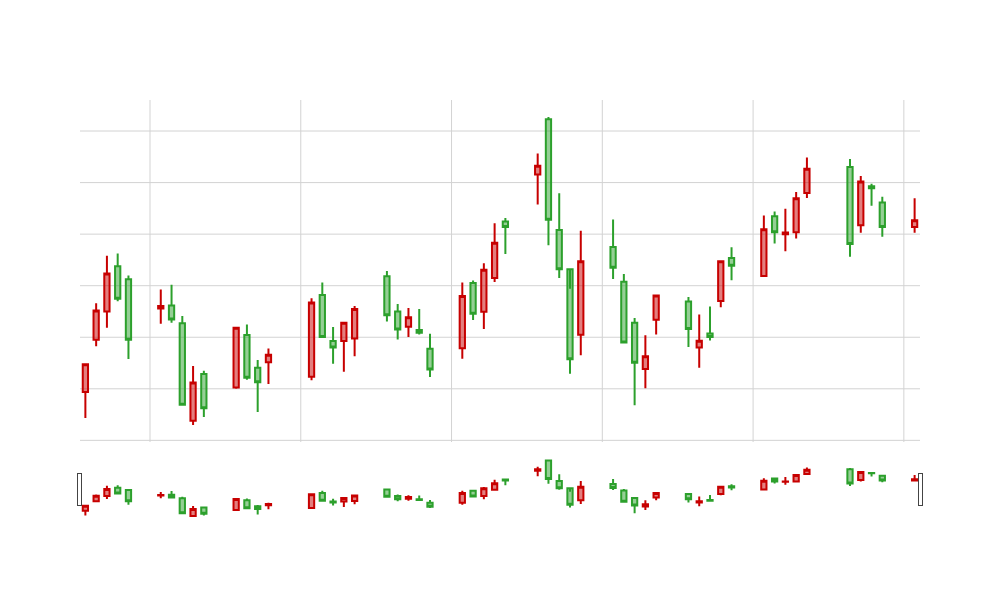

The notebook cell this image was saved under:
### Code cell
import pandas as pd
import matplotlib.pyplot as plt
import plotly.graph_objects as go
fig = go.Figure(data=[go.Candlestick(x=df_interval.index,
                open=df_interval['Open'],
                high=df_interval['High'],
                low=df_interval['Low'],
                close=df_interval['Close'],
                increasing_line_color='#C70000',  # 加深上涨颜色
                decreasing_line_color='#2CA02C'    # 加深下跌颜色
                )])

fig.update_layout(
    width=1000,
    height=600,
    xaxis=dict(
        showticklabels=False,
        showgrid=True,
        gridcolor='lightgray',  # 设置网格线颜色为浅灰色
        zeroline=False
    ),
    yaxis=dict(
        showticklabels=False,
        showgrid=True,
        gridcolor='lightgray',  # 设置网格线颜色为浅灰色
        zeroline=False
    ),
    plot_bgcolor='white',      # 设置绘图区域背景颜色为白色
)

fig.show()
fig.write_image("test.png")

### Figure 1 — Plotly figure (JSON) as saved in the notebook; plotly's stock layout.template omitted (floating-point values rounded to 4 significant figures)
{"data": [{"close": [125.0, 127.0, 128.5, 127.5, 125.9, 127.2, 126.7, 123.4, 124.2, 123.2, 126.4, 124.4, 124.2, 125.3, 127.3, 126.0, 125.6, 126.6, 127.1, 126.8, 126.3, 126.8, 126.2, 124.8, 127.6, 126.9, 128.6, 129.7, 130.3, 132.7, 130.6, 128.6, 125.2, 128.9, 128.7, 125.8, 125.0, 125.3, 127.6, 126.3, 125.9, 126.0, 128.9, 128.8, 130.2, 130.1, 130.1, 131.4, 132.5, 129.6, 132.0, 131.8, 130.3, 130.5], "decreasing": {"line": {"color": "#2CA02C"}}, "high": [125.0, 127.3, 129.2, 129.2, 128.4, 127.8, 128.0, 126.8, 124.9, 124.7, 126.4, 126.5, 125.1, 125.6, 127.5, 128.1, 126.4, 126.6, 127.2, 128.6, 127.3, 127.1, 127.1, 126.1, 128.1, 128.2, 128.9, 130.4, 130.6, 133.1, 134.5, 131.6, 127.9, 130.1, 130.6, 128.4, 126.8, 126.1, 127.6, 127.6, 126.9, 127.2, 128.9, 129.5, 130.7, 130.9, 131.0, 131.6, 133.0, 132.9, 132.3, 131.9, 131.4, 131.4], "increasing": {"line": {"color": "#C70000"}}, "low": [122.9, 125.7, 126.4, 127.4, 125.2, 126.5, 126.6, 123.4, 122.6, 122.9, 124, 124.4, 123.1, 124.2, 124.3, 126.0, 125.0, 124.7, 125.3, 126.6, 125.9, 126.0, 126.1, 124.5, 125.2, 126.7, 126.3, 128.1, 129.2, 131.2, 129.6, 128.3, 124.6, 125.3, 128.3, 125.8, 123.4, 124.0, 126.1, 125.6, 124.8, 125.9, 127.2, 128.2, 128.4, 129.6, 129.3, 129.8, 131.4, 129.1, 130.1, 131.1, 129.9, 130.1], "open": [123.9, 125.9, 127, 128.8, 128.2, 127.1, 127.2, 126.5, 122.8, 124.6, 124.0, 126.1, 124.8, 125.0, 124.5, 127.6, 125.8, 125.8, 126.0, 128.4, 127, 126.4, 126.3, 125.5, 125.6, 128.1, 127.0, 128.3, 130.5, 132.3, 134.5, 130.2, 128.6, 126.1, 129.5, 128.2, 126.6, 124.8, 126.7, 127.4, 125.6, 126.2, 127.4, 129.1, 128.4, 130.7, 130, 130.1, 131.6, 132.6, 130.3, 131.9, 131.2, 130.3], "type": "candlestick", "x": ["2015-03-16", "2015-03-17", "2015-03-18", "2015-03-19", "2015-03-20", "2015-03-23", "2015-03-24", "2015-03-25", "2015-03-26", "2015-03-27", "2015-03-30", "2015-03-31", "2015-04-01", "2015-04-02", "2015-04-06", "2015-04-07", "2015-04-08", "2015-04-09", "2015-04-10", "2015-04-13", "2015-04-14", "2015-04-15", "2015-04-16", "2015-04-17", "2015-04-20", "2015-04-21", "2015-04-22", "2015-04-23", "2015-04-24", "2015-04-27", "2015-04-28", "2015-04-29", "2015-04-30", "2015-05-01", "2015-05-04", "2015-05-05", "2015-05-06", "2015-05-07", "2015-05-08", "2015-05-11", "2015-05-12", "2015-05-13", "2015-05-14", "2015-05-15", "2015-05-18", "2015-05-19", "2015-05-20", "2015-05-21", "2015-05-22", "2015-05-26", "2015-05-27", "2015-05-28", "2015-05-29", "2015-06-01"]}], "layout": {"height": 600, "plot_bgcolor": "white", "width": 1000, "xaxis": {"autorange": true, "gridcolor": "lightgray", "range": ["2015-03-15 12:00", "2015-06-01 12:00"], "rangeslider": {"autorange": true, "range": ["2015-03-15 12:00", "2015-06-01 12:00"], "yaxis": {"_template": null, "rangemode": "match"}}, "showgrid": true, "showticklabels": false, "type": "date", "zeroline": false}, "yaxis": {"autorange": true, "gridcolor": "lightgray", "range": [121.9, 135.2], "showgrid": true, "showticklabels": false, "zeroline": false}}}
